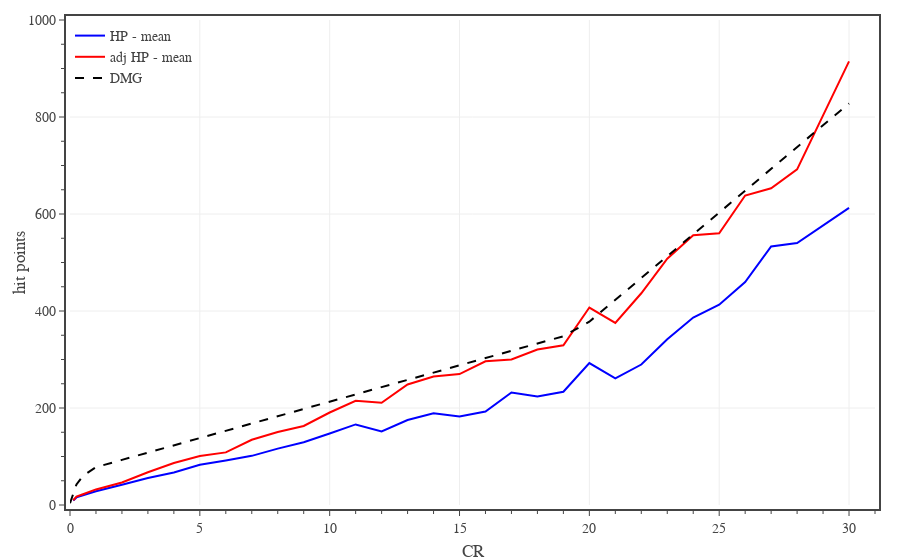

Notebook code for this chart:
### Code cell
# plots monster HP vs CR

# create figure
fig = go.Figure(
    layout=go.Layout(
        template=TFB_TEMPLATE,
        margin=dict(l=70, r=25, b=55, t=20, pad=4),
        xaxis=dict(
            title_text='CR',
            range=[0,31],
            tick0=0, dtick=5,
            minor=dict(tick0=0, dtick=1),
        ),
        yaxis=dict(
            title_text='hit points',
            range=[0,1000],
            tick0=0, dtick=200,
            minor=dict(tick0=0, dtick=50),
        ),
        legend=dict(
            xanchor='left', yanchor='top',
            x=0.00, y=1.00,
            orientation='v',
            tracegroupgap=0,
        )
    )
)

plot_confidence_interval(fig, df0, 0.0, 'CR', 'HP', 'HP', 'rgba(0, 0, 255, 1.0)', 'rgba(0, 0, 255, 0.3)')

plot_confidence_interval(fig, df0, 0.0, 'CR', 'adj HP', 'adj HP', 'rgba(255, 0, 0, 1.0)', 'rgba(255, 0, 0, 0.3)')

# plot reference line
fig.add_trace(go.Scatter(
    x=dfD.index, y=dfD['HP Mean'],
    mode='lines', 
    name='DMG',
    line=dict(color='black', dash='dash'),
    hoverinfo='skip', 
))

# show figure
fig.show(config=TFB_CONFIG, width=600, height=450)
fig.update_layout(autosize=True)

# save figures
if SAVEFIGS:
    save_fig_html(fig, format='large', name='fig-hp-vs-cr')
    save_fig_html(fig, format='small', name='fig-hp-vs-cr')

### Figure 1 — Plotly figure (JSON) as saved in the notebook; plotly's stock layout.template omitted (floating-point values rounded to 4 significant figures)
{"data": [{"hovertemplate": "<b>HP</b><br>CR %{x:,.0f}<br>Mean %{y:,.1f}<br><extra></extra>", "legendgroup": "HP", "line": {"color": "rgba(0, 0, 255, 1.0)"}, "mode": "lines", "name": "HP - mean", "type": "scatter", "x": [0.125, 0.25, 0.5, 1, 2, 3, 4, 5, 6, 7, 8, 9, 10, 11, 12, 13, 14, 15, 16, 17, 18, 19, 20, 21, 22, 23, 24, 25, 26, 27, 28, 30], "y": [9.455, 15.67, 20.2, 28.22, 41.73, 55.81, 66.84, 82.84, 91.76, 101.4, 116.2, 129.3, 147.4, 166.1, 151.8, 175.3, 189.0, 182.6, 192.7, 231.9, 223.7, 233.5, 292.5, 260.9, 289.6, 341.8, 386.5, 413.1, 459.6, 533, 540.1, 612.6]}, {"hovertemplate": "<b>adj HP</b><br>CR %{x:,.0f}<br>Mean %{y:,.1f}<br><extra></extra>", "legendgroup": "adj HP", "line": {"color": "rgba(255, 0, 0, 1.0)"}, "mode": "lines", "name": "adj HP - mean", "type": "scatter", "x": [0.125, 0.25, 0.5, 1, 2, 3, 4, 5, 6, 7, 8, 9, 10, 11, 12, 13, 14, 15, 16, 17, 18, 19, 20, 21, 22, 23, 24, 25, 26, 27, 28, 30], "y": [9.759, 17.21, 22.12, 32.15, 46.46, 67.48, 86.45, 101.0, 108.5, 134.6, 150.6, 163.0, 190.7, 214.7, 210.8, 248.5, 265.0, 269.9, 296.3, 300.0, 320.6, 329.2, 407.2, 375.4, 436.6, 507.8, 556.2, 560.1, 638.0, 653, 692.0, 914.6]}, {"hoverinfo": "skip", "line": {"color": "black", "dash": "dash"}, "mode": "lines", "name": "DMG", "type": "scatter", "x": [0, 0.125, 0.25, 0.5, 1, 2, 3, 4, 5, 6, 7, 8, 9, 10, 11, 12, 13, 14, 15, 16, 17, 18, 19, 20, 21, 22, 23, 24, 25, 26, 27, 28, 29, 30], "y": [3.5, 21, 42.5, 60, 78, 93, 108, 123, 138, 153, 168, 183, 198, 213, 228, 243, 258, 273, 288, 303, 318, 333, 348, 378, 423, 468, 513, 558, 603, 648, 693, 738, 783, 828]}], "layout": {"legend": {"orientation": "v", "tracegroupgap": 0, "x": 0, "xanchor": "left", "y": 1, "yanchor": "top"}, "margin": {"b": 55, "l": 70, "pad": 4, "r": 25, "t": 20}, "xaxis": {"dtick": 5, "minor": {"dtick": 1, "tick0": 0}, "range": [0, 31], "tick0": 0, "title": {"text": "CR"}}, "yaxis": {"dtick": 200, "minor": {"dtick": 50, "tick0": 0}, "range": [0, 1000], "tick0": 0, "title": {"text": "hit points"}}}}
